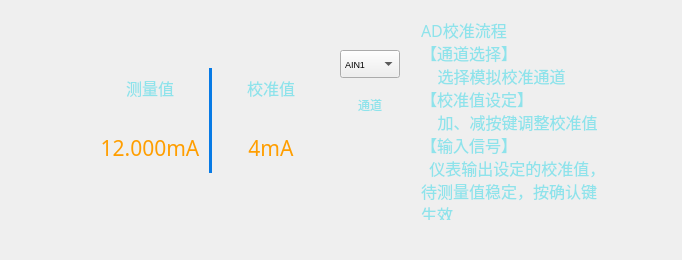
<?xml version="1.0" encoding="UTF-8"?>
<ui version="4.0">
 <class>AdCalibrationWidget</class>
 <widget class="QWidget" name="AdCalibrationWidget">
  <property name="geometry">
   <rect>
    <x>0</x>
    <y>0</y>
    <width>672</width>
    <height>260</height>
   </rect>
  </property>
  <property name="windowTitle">
   <string>Form</string>
  </property>
  <layout class="QVBoxLayout" name="verticalLayout_2">
   <item>
    <layout class="QGridLayout" name="gridLayout_2">
     <item row="0" column="1">
      <spacer name="verticalSpacer">
       <property name="orientation">
        <enum>Qt::Vertical</enum>
       </property>
       <property name="sizeType">
        <enum>QSizePolicy::Maximum</enum>
       </property>
       <property name="sizeHint" stdset="0">
        <size>
         <width>17</width>
         <height>40</height>
        </size>
       </property>
      </spacer>
     </item>
     <item row="2" column="2">
      <spacer name="horizontalSpacer_4">
       <property name="orientation">
        <enum>Qt::Horizontal</enum>
       </property>
       <property name="sizeType">
        <enum>QSizePolicy::Maximum</enum>
       </property>
       <property name="sizeHint" stdset="0">
        <size>
         <width>21</width>
         <height>17</height>
        </size>
       </property>
      </spacer>
     </item>
     <item row="3" column="1">
      <spacer name="verticalSpacer_2">
       <property name="orientation">
        <enum>Qt::Vertical</enum>
       </property>
       <property name="sizeType">
        <enum>QSizePolicy::Maximum</enum>
       </property>
       <property name="sizeHint" stdset="0">
        <size>
         <width>17</width>
         <height>40</height>
        </size>
       </property>
      </spacer>
     </item>
     <item row="2" column="0">
      <spacer name="horizontalSpacer_3">
       <property name="orientation">
        <enum>Qt::Horizontal</enum>
       </property>
       <property name="sizeType">
        <enum>QSizePolicy::Maximum</enum>
       </property>
       <property name="sizeHint" stdset="0">
        <size>
         <width>21</width>
         <height>17</height>
        </size>
       </property>
      </spacer>
     </item>
     <item row="1" column="1">
      <layout class="QHBoxLayout" name="horizontalLayout_4">
       <property name="spacing">
        <number>10</number>
       </property>
       <item>
        <widget class="QWidget" name="widget_right" native="true">
         <property name="minimumSize">
          <size>
           <width>400</width>
           <height>0</height>
          </size>
         </property>
         <property name="maximumSize">
          <size>
           <width>380</width>
           <height>160</height>
          </size>
         </property>
         <layout class="QHBoxLayout" name="horizontalLayout_3">
          <item>
           <layout class="QVBoxLayout" name="verticalLayout_3">
            <item>
             <widget class="QToolButton" name="tbn_value_add">
              <property name="sizePolicy">
               <sizepolicy hsizetype="Maximum" vsizetype="Maximum">
                <horstretch>0</horstretch>
                <verstretch>0</verstretch>
               </sizepolicy>
              </property>
              <property name="minimumSize">
               <size>
                <width>60</width>
                <height>60</height>
               </size>
              </property>
              <property name="font">
               <font>
                <family>微软雅黑</family>
                <pointsize>11</pointsize>
                <weight>50</weight>
                <italic>false</italic>
                <bold>false</bold>
               </font>
              </property>
              <property name="styleSheet">
               <string notr="true">color: rgb(142, 227, 235);
font: 11pt &quot;微软雅黑&quot;;</string>
              </property>
              <property name="text">
               <string/>
              </property>
              <property name="toolButtonStyle">
               <enum>Qt::ToolButtonTextUnderIcon</enum>
              </property>
              <property name="autoRaise">
               <bool>true</bool>
              </property>
             </widget>
            </item>
            <item>
             <widget class="QToolButton" name="tbn_value_sub">
              <property name="sizePolicy">
               <sizepolicy hsizetype="Maximum" vsizetype="Maximum">
                <horstretch>0</horstretch>
                <verstretch>0</verstretch>
               </sizepolicy>
              </property>
              <property name="minimumSize">
               <size>
                <width>60</width>
                <height>60</height>
               </size>
              </property>
              <property name="styleSheet">
               <string notr="true">color: rgb(142, 227, 235);
font: 11pt &quot;微软雅黑&quot;;</string>
              </property>
              <property name="text">
               <string/>
              </property>
              <property name="autoRaise">
               <bool>true</bool>
              </property>
             </widget>
            </item>
           </layout>
          </item>
          <item>
           <widget class="QWidget" name="widget_temp" native="true">
            <property name="sizePolicy">
             <sizepolicy hsizetype="Maximum" vsizetype="Preferred">
              <horstretch>0</horstretch>
              <verstretch>0</verstretch>
             </sizepolicy>
            </property>
            <property name="minimumSize">
             <size>
              <width>245</width>
              <height>0</height>
             </size>
            </property>
            <property name="maximumSize">
             <size>
              <width>225</width>
              <height>220</height>
             </size>
            </property>
            <layout class="QGridLayout" name="gridLayout">
             <item row="1" column="2">
              <widget class="QLabel" name="label_set_value">
               <property name="font">
                <font>
                 <family>楷体</family>
                 <pointsize>16</pointsize>
                </font>
               </property>
               <property name="styleSheet">
                <string notr="true">color: rgb(255, 158, 0);</string>
               </property>
               <property name="text">
                <string>4mA</string>
               </property>
               <property name="alignment">
                <set>Qt::AlignCenter</set>
               </property>
              </widget>
             </item>
             <item row="0" column="0">
              <widget class="QLabel" name="label_2">
               <property name="maximumSize">
                <size>
                 <width>16777215</width>
                 <height>40</height>
                </size>
               </property>
               <property name="font">
                <font>
                 <family>楷体</family>
                 <pointsize>12</pointsize>
                </font>
               </property>
               <property name="styleSheet">
                <string notr="true">color: rgb(142, 227, 235);</string>
               </property>
               <property name="text">
                <string>测量值</string>
               </property>
               <property name="alignment">
                <set>Qt::AlignCenter</set>
               </property>
              </widget>
             </item>
             <item row="0" column="1" rowspan="2">
              <widget class="QLabel" name="label">
               <property name="sizePolicy">
                <sizepolicy hsizetype="Preferred" vsizetype="Expanding">
                 <horstretch>0</horstretch>
                 <verstretch>0</verstretch>
                </sizepolicy>
               </property>
               <property name="minimumSize">
                <size>
                 <width>3</width>
                 <height>0</height>
                </size>
               </property>
               <property name="maximumSize">
                <size>
                 <width>3</width>
                 <height>16777215</height>
                </size>
               </property>
               <property name="styleSheet">
                <string notr="true">background-color: rgb(7, 122, 229);</string>
               </property>
               <property name="text">
                <string/>
               </property>
              </widget>
             </item>
             <item row="0" column="2">
              <widget class="QLabel" name="label_3">
               <property name="maximumSize">
                <size>
                 <width>16777215</width>
                 <height>40</height>
                </size>
               </property>
               <property name="font">
                <font>
                 <family>楷体</family>
                 <pointsize>12</pointsize>
                </font>
               </property>
               <property name="styleSheet">
                <string notr="true">color: rgb(142, 227, 235);</string>
               </property>
               <property name="text">
                <string>校准值</string>
               </property>
               <property name="alignment">
                <set>Qt::AlignCenter</set>
               </property>
              </widget>
             </item>
             <item row="1" column="0">
              <widget class="QLabel" name="label_cur_value">
               <property name="minimumSize">
                <size>
                 <width>0</width>
                 <height>50</height>
                </size>
               </property>
               <property name="maximumSize">
                <size>
                 <width>16777215</width>
                 <height>50</height>
                </size>
               </property>
               <property name="font">
                <font>
                 <family>楷体</family>
                 <pointsize>16</pointsize>
                </font>
               </property>
               <property name="styleSheet">
                <string notr="true">color: rgb(255, 158, 0);</string>
               </property>
               <property name="text">
                <string>12.000mA</string>
               </property>
               <property name="alignment">
                <set>Qt::AlignCenter</set>
               </property>
              </widget>
             </item>
            </layout>
           </widget>
          </item>
          <item>
           <layout class="QVBoxLayout" name="verticalLayout">
            <property name="spacing">
             <number>0</number>
            </property>
            <item>
             <layout class="QVBoxLayout" name="verticalLayout_4">
              <item>
               <widget class="QComboBox" name="comboBox">
                <property name="maximumSize">
                 <size>
                  <width>60</width>
                  <height>28</height>
                 </size>
                </property>
                <property name="font">
                 <font>
                  <pointsize>7</pointsize>
                 </font>
                </property>
                <item>
                 <property name="text">
                  <string>AIN1</string>
                 </property>
                </item>
                <item>
                 <property name="text">
                  <string>AIN2</string>
                 </property>
                </item>
               </widget>
              </item>
              <item>
               <widget class="QLabel" name="label_4">
                <property name="styleSheet">
                 <string notr="true">color: rgb(142, 227, 235);</string>
                </property>
                <property name="text">
                 <string>通道</string>
                </property>
                <property name="alignment">
                 <set>Qt::AlignCenter</set>
                </property>
               </widget>
              </item>
             </layout>
            </item>
            <item>
             <layout class="QVBoxLayout" name="verticalLayout_5">
              <item>
               <widget class="QToolButton" name="tbn_value_ok">
                <property name="sizePolicy">
                 <sizepolicy hsizetype="Maximum" vsizetype="Maximum">
                  <horstretch>0</horstretch>
                  <verstretch>0</verstretch>
                 </sizepolicy>
                </property>
                <property name="minimumSize">
                 <size>
                  <width>60</width>
                  <height>60</height>
                 </size>
                </property>
                <property name="styleSheet">
                 <string notr="true">color: rgb(142, 227, 235);
font: 11pt &quot;微软雅黑&quot;;</string>
                </property>
                <property name="text">
                 <string/>
                </property>
                <property name="autoRaise">
                 <bool>true</bool>
                </property>
               </widget>
              </item>
             </layout>
            </item>
           </layout>
          </item>
         </layout>
        </widget>
       </item>
       <item>
        <widget class="QLabel" name="label_text">
         <property name="minimumSize">
          <size>
           <width>250</width>
           <height>0</height>
          </size>
         </property>
         <property name="maximumSize">
          <size>
           <width>220</width>
           <height>197</height>
          </size>
         </property>
         <property name="font">
          <font>
           <family>Abyssinica SIL</family>
           <pointsize>12</pointsize>
           <weight>50</weight>
           <italic>false</italic>
           <bold>false</bold>
          </font>
         </property>
         <property name="styleSheet">
          <string notr="true">font: 10pt &quot;Abyssinica SIL&quot;;
color: rgb(142, 227, 235);</string>
         </property>
         <property name="text">
          <string>AD校准流程
【通道选择】
    选择模拟校准通道
【校准值设定】
    加、减按键调整校准值
【输入信号】
  仪表输出设定的校准值，
待测量值稳定，按确认键
生效</string>
         </property>
         <property name="textFormat">
          <enum>Qt::PlainText</enum>
         </property>
         <property name="alignment">
          <set>Qt::AlignLeading|Qt::AlignLeft|Qt::AlignVCenter</set>
         </property>
        </widget>
       </item>
      </layout>
     </item>
    </layout>
   </item>
  </layout>
 </widget>
 <resources/>
 <connections/>
</ui>
